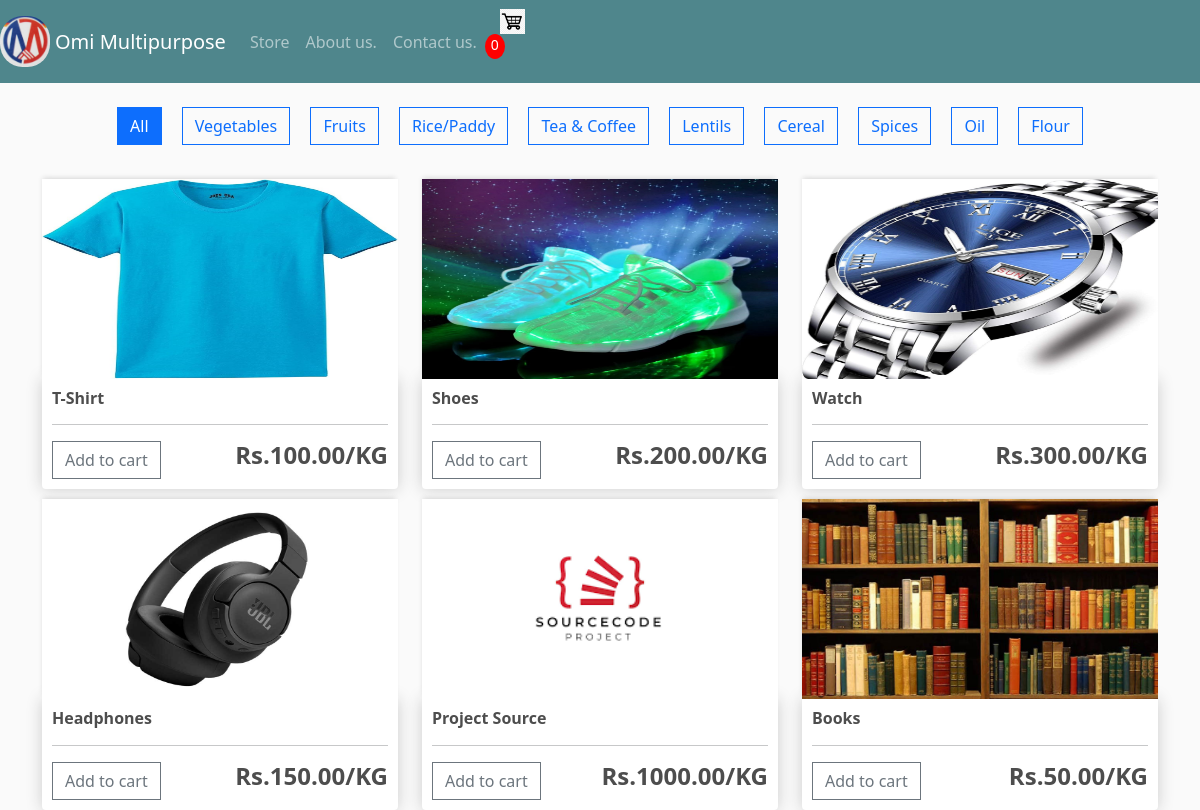
/store/, run on the app's committed database.
### store/models.py (models this page shows, shortened)
class Category(models.Model):
    name=models.CharField(max_length=100)

class Product(models.Model):
    category=models.ForeignKey(Category,on_delete=models.CASCADE,related_name='products',null=True)
    name= models.CharField(max_length=200, null= True)
    price= models.DecimalField(max_digits=7,decimal_places=2)
    unit = models.CharField(max_length=50,default="KG")
    image=models.ImageField(null=True, blank=True)
    @property
    def imageURL(self):
        try:
            url=self.image.url
        except:
            url=''
        return url

### store/views.py (the view)
# urls.py: path('',include('store.urls'))
def store(request):
    data = cartData(request)
    cartItems = data['cartItems']
    category_id = request.GET.get('category')
    if category_id:
        products = Product.objects.filter(category_id=category_id)
    else:
        products = Product.objects.all()
    categories = Category.objects.all()
    context = {
        'hello': products,
        'cartItems': cartItems,
        'categories': categories,
        'selected_category': int(category_id) if category_id else 0,
    }
    return render(request, 'store/store.html', context)

### store/utils.py (called while the page is built, shortened)
def cookieCart(request):
    try:
        cart = json.loads(request.COOKIES['cart'])
    except:
        cart = {}
    print('Cart:', cart)
    items = []
    order = {'get_cart_total': 0, 'get_cart_items': 0, 'shipping': False}
    cartItems = order['get_cart_items']
    return {'cartItems': cartItems, 'order': order, 'items': items}

def cartData(request):
    if request.user.is_authenticated:
        customer=request.user.customer
        order,created=Order.objects.get_or_create(customer=customer,complete=False)
        items=order.orderitem_set.all()
        cartItems=order.get_cart_items
    else:
        cookieData=cookieCart(request)
        cartItems=cookieData['cartItems']
        order=cookieData['order']
        items=cookieData['items']
    return {'cartItems':cartItems,'order':order,'items':items}

### store/templates/store/store.html
{% extends 'store/main.html' %} {% load static %} {% block content %}
<div class="text-center my-4">
  <a
    href="{% url 'store' %}"
    class="btn {% if selected_category == 0 %}btn-primary{% else %}btn-outline-primary{% endif %} mx-2"
  >
    All
  </a>
  {% for category in categories %}
  <a
    href="?category={{ category.id }}"
    class="btn {% if selected_category == category.id %}btn-primary{% else %}btn-outline-primary{% endif %} mx-2"
  >
    {{ category.name }}
  </a>
  {% endfor %}
</div>
<div class="row">
  {% for product in hello %}
  <div class="col-lg-4">
    <img class="thumbnail" src="{{product.imageURL}}" />
    <div class="box-element product">
      <h6><strong>{{product.name}}</strong></h6>
      <hr />
      <button
        data-product="{{product.id}}"
        data-action="add"
        class="btn btn-outline-secondary add-btn update-cart"
      >
        Add to cart
      </button>
      <h4 style="display: inline-block; float: right">
        <strong>Rs.{{product.price|floatformat:2}}/{{product.unit}}</strong>
      </h4>
    </div>
  </div>
  {% endfor %}
</div>
{% endblock content %}

### static/css/main.css (style rules this page uses)
body { background-color: hsl(0, 0%, 98%); }
h1,h2,h3,h4,h5,h6 { color:hsl(0, 0%, 30%); }
.box-element { box-shadow:hsl(0, 0%, 80%) 0 0 16px; background-color: #fff; border-radius: 4px; padding: 10px; }
.thumbnail { width: 100%; height: 200px; -webkit-box-shadow: -1px -3px 5px -2px rgba(214,214,214,1); -moz-box-shadow: -1px -3px 5px -2px rgba(214,214,214,1); box-shadow: -1px -3px 5px -2px rgba(214,214,214,1); }
.product { border-radius: 0 0 4px 4px; }
.col-lg-4, .col-lg-6, .col-lg-8, .col-lg-12 { margin-top: 10px; }
.btn { border-radius: 0; }

### data on the page
Category: name "Vegetables"
Category: name "Fruits"
Category: name "Rice/Paddy"
Category: name "Tea & Coffee"
Category: name "Lentils"
Category: name "Cereal"
Category: name "Spices"
Category: name "Oil"
Category: name "Flour"
Product: imageURL (picture), name "T-Shirt", price "100.00", unit "KG"
Product: imageURL (picture), name "Shoes", price "200.00", unit "KG"
Product: imageURL (picture), name "Watch", price "300.00", unit "KG"
Product: imageURL (picture), name "Headphones", price "150.00", unit "KG"
Product: imageURL (picture), name "Project Source", price "1000.00", unit "KG"
Product: imageURL (picture), name "Books", price "50.00", unit "KG"

### other printed values
{{ cartItems }} "0"
